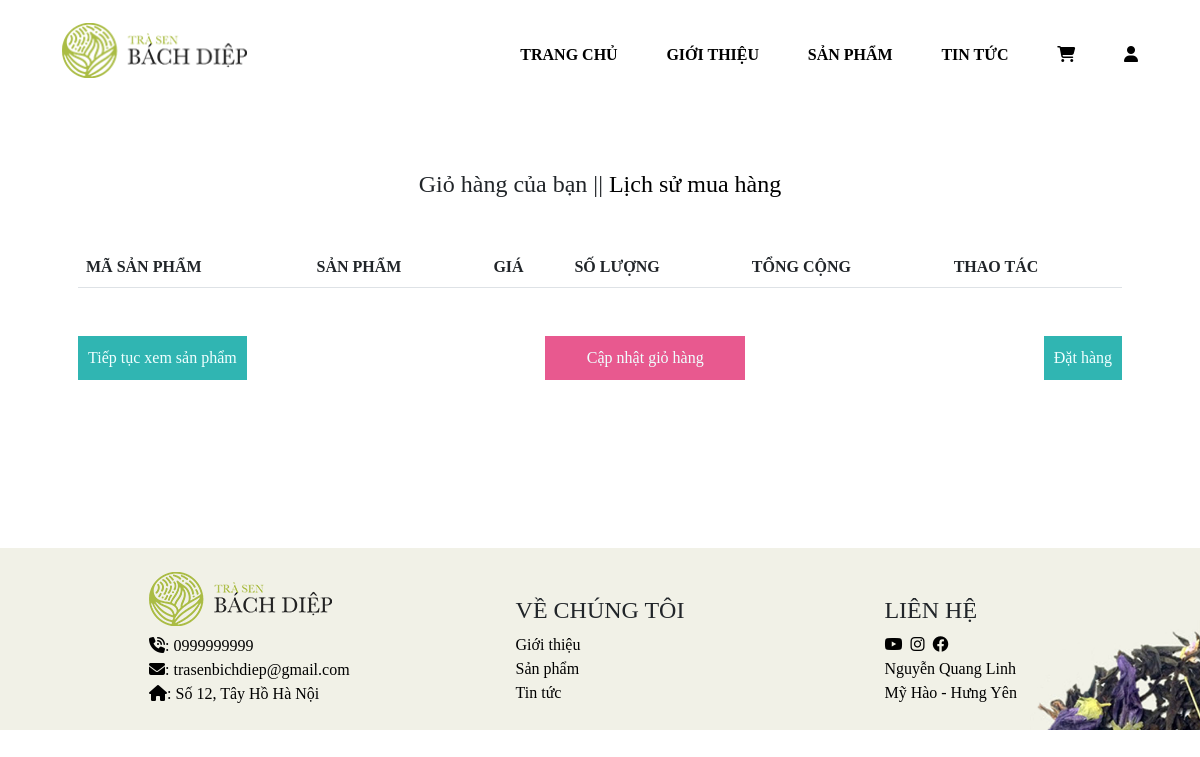
The app's page /cart.php with its own data.
### tables this page shows
CREATE TABLE `pages` (
  `STT` int(11) NOT NULL,
  `ten_trang` varchar(50) NOT NULL,
  `link` varchar(100) NOT NULL
);

### control.php (called while the page is built, shortened)
<?php
include('connect.php');
class data
{
    public function get_pages(){
        global $conn;
        $sql = "select * from pages order BY STT ASC";
        $run = mysqli_query($conn, $sql);
        return $run;
    }
}

### cart.php (the view, shortened to what this page needs)
<!DOCTYPE html>
<?php
include("control.php");
$get_data = new data();
?>
<html lang="en">
<head>
  <link rel="stylesheet" href="./common/bootstrap.min.css">
  <link rel="stylesheet" href="https://cdnjs.cloudflare.com/ajax/libs/font-awesome/6.4.0/css/all.min.css" />
  <link rel="stylesheet" href="./style/style.css">
  <link rel="stylesheet" href="./style/cart.css">
</head>
<body>
  <section id="menu-section">
    <div id="menu" class="common-section">
      <div class="container-fluid">
        <div class="row">
          <div class="col-md-5">
            <div class="logo">
              <img src="./Pictures/trang-chu/logophongtra.png" alt="" style="width: 185px ;height: 55px;" srcset="">
            </div>
          </div>
          <div class="col-md-7">
            <nav>
              <ul class="nav-parent">
              <?php
                $get_pages = $get_data->get_pages();
                if ($get_pages != NULL) {
                  foreach ($get_pages as $gp) {
                ?>
                    <li><a href="<?php echo $gp['link']; ?>"><?php echo $gp['ten_trang']; ?></a></li>
                  <?php }
                } else { ?>
                  <p> KHÔNG CÓ DỮ LIỆU</p>
                <?php
                }
                ?>
                <?php if (!empty($idkh)) { ?>
                  <li><a href="logout.php">LOGOUT</i></a></li>
                <?php } else { ?>
                  <li><a href="login.php"><i class="fa-solid fa-user"></i></a></li>
                <?php } ?>
              </ul>
            </nav>
          </div>
        </div>
      </div>
    </div>
  </section>
  <div id="body">
          <div class="container p-5 cart">
            <h4 class="text-dark mt-3 mb-5 text-center">Giỏ hàng của bạn || <a href="user_donhang.php" id="t"> Lịch sử mua hàng</a></h4>
            <form action="" method="post">
              <table class="table text-dark ">
                <tr>
                  <th>MÃ SẢN PHẨM</th>
                  <th>SẢN PHẨM</th>
                  <th>GIÁ</th>
                  <th>SỐ LƯỢNG</th>
                  <th>TỔNG CỘNG</th>
                  <th>THAO TÁC</th>
                </tr>
              </table>
              <div class="d-flex justify-content-between link mt-5" >
                <a href="index1.php">Tiếp tục xem sản phẩm</a>
                <input type="submit" value="Cập nhật giỏ hàng">
                <a href="pay.php?id_kh=<?php echo $idkh ?>">Đặt hàng</a>
              </div>
            </form>
          </div>
        </div>
        <section id="footer" class="ft">
        <div class="container-fluid">
            <div class="row common-section d-flex justify-content-center p-4">
                <div class="col-md-4 d-flex justify-content-center">
                    <div>
                        <h4><img src="./Pictures/trang-chu/logophongtra.png" alt=""></h4>
                        <ul>
                            <li><a href="#"><i class="fa-solid fa-phone-volume"></i>: 0999999999</a></li>
                            <li><a href="#"><i class="fa-solid fa-envelope"></i>: trasenbichdiep@gmail.com</a></li>
                            <li><a href="#"><i class="fa-solid fa-house"></i>: Số 12, Tây Hồ Hà Nội</a></li>
                        </ul>
                    </div>
                </div>
                <div class="col-md-4 mt-4 d-flex justify-content-center">
                    <div>
                        <h4>VỀ CHÚNG TÔI</h4>
                        <ul>
                            <li><a href="#">Giới thiệu</a></li>
                            <li><a href="#">Sản phẩm</a></li>
                            <li><a href="#">Tin tức</a></li>
                        </ul>
                    </div>
                </div>
                <div class="col-md-4 mt-4 d-flex justify-content-center">
                    <div>
                        <h4>LIÊN HỆ</h4>
                    <ul>
                        <li><a href="#">
                                <ul class="d-flex ">
                                    <li class="me-2"><a href="#"><i class="fa-brands fa-youtube"></i></a></li>
                                    <li class="me-2"><a href="#"><i class="fa-brands fa-instagram"></i></a></li>
                                    <li><a href="#"><i class="fa-brands fa-facebook"></i></a></li>
                                </ul>
                            </a></li>
                        <li><a href="#">Nguyễn Quang Linh</a></li>
                        <li><a href="#">Mỹ Hào - Hưng Yên</a></li>
                    </ul>
                    </div>
                </div>
            </div>
        </div>
        <div class="footer-img">
            <img src="./Pictures/trang-chu/fotter-tea.png" alt="">
        </div>
    </section>
</body>
</html>

### style/style.css (style rules this page uses)
* { box-sizing: border-box; margin: 0; padding: 0; }
body { font-family:'Times New Roman', Times, serif; }
.common-section { width: 1100px; margin: 0 auto; }
#menu { padding: 23px 0; }
a { text-decoration: none; color: black; }
.nav-parent { display: flex; justify-content: center; justify-content: space-between; padding: 20px 0 0 0; }
.nav-parent li { list-style-type: none; }
.nav-parent li a { font-weight: bold; }
#footer { background-color: #f1f1e7; margin-top: 120px; position: relative; }
#footer ul { margin: 0; padding: 0; }
#footer ul li { list-style-type: none; }
#footer .footer-img img { position: absolute; right: 0; bottom: 0; width: 170px; }

### style/cart.css (style rules this page uses)
:root { --main-color-1:#30B5B2; --main-color-2:#333333; --main-color-3: #e8598f; --main-color-3hover: #c04473; --main-color1-hover:#25928c; --title-2-afer:#e5e5e5; --color-3:azure; }
#body .cart form .link a { background: var(--main-color-1); padding: 10px; color: var(--color-3); text-decoration: none; }
#body .cart form .link input[type="submit"] { width: 200px; padding: 10px; background: var(--main-color-3); color: var(--color-3); border: none; }

### records on screen
pages: ten_trang "TRANG CHỦ"
pages: ten_trang "GIỚI THIỆU"
pages: ten_trang "SẢN PHẨM"
pages: ten_trang "TIN TỨC"
